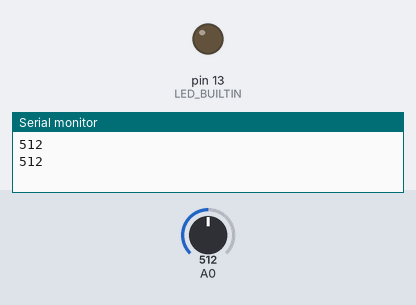
The sketch below on a simulated Arduino Uno, built with avr-gcc and run on an emulated ATmega328P. Parts: output pins drawn as LEDs (lit = HIGH), the last lines printed to the serial monitor. The inputs (shaded band) are chosen by the test bench; at power-on: A0 = 512.

Above: at 1.8 s.
1.9 s: A0 set to 682
4.2 s: A0 set to 708
At 6.6 s:
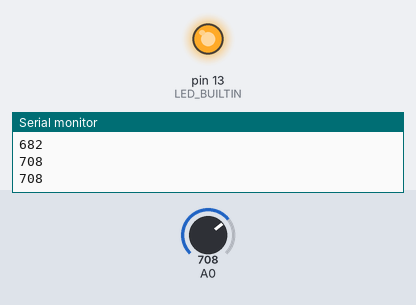
7.5 s: A0 set to 690
At 10.1 s:
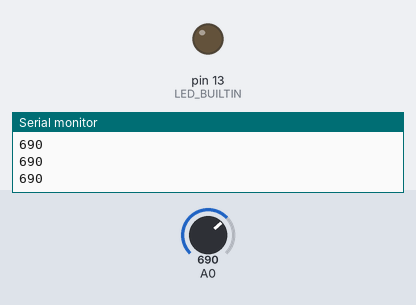
10.5 s: A0 set to 710
At 12.4 s:
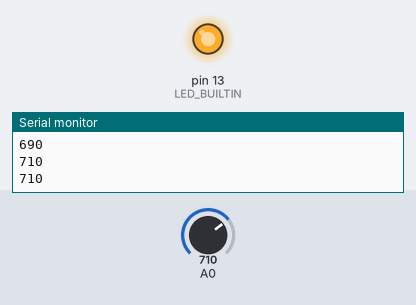
Timing chart, 0 to 13.9 s (numbered marks = the images above; inputs shaded):
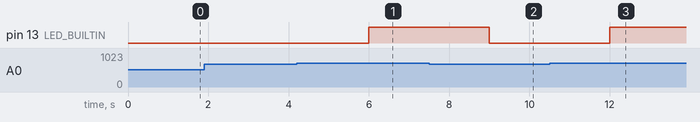

The sketch:

Soil_moistuure.ino
```cpp
/*
  # Editor     : Lauren
  # Date       : 13.01.2012
  # Version    : 1.0
  # Connect the sensor to the A0(Analog 0) pin on the Arduino board
  # the sensor value description
  # 0  ~300     dry soil
  # 300~700     humid soil
  # 700~950     in water
  */
void setup() {
  pinMode(LED_BUILTIN, OUTPUT);
  Serial.begin(9600); // open serial port, set the baud rate as 9600 bps

}
void loop() {
  int val;
  val = analogRead(0); //connect sensor to Analog 0
   Serial.println(val) ;
   delay(1000);
             if(val < 300){
             digitalWrite(LED_BUILTIN, HIGH);
            }
             else if(val > 300 && val < 700){
             digitalWrite(LED_BUILTIN, LOW);
            }
              else {
              digitalWrite(LED_BUILTIN, HIGH);
             }
  }
```

Measured:
- the behaviour switches between 699 and 700 on A0 (found by bisection; images 0 and 1)
- after the input at 4.2 s, pin 13 (LED_BUILTIN): LOW → HIGH after 1.8 s
- after the input at 7.5 s, pin 13 (LED_BUILTIN): HIGH → LOW after 1.5 s
- after the input at 10.5 s, pin 13 (LED_BUILTIN): LOW → HIGH after 1.5 s
